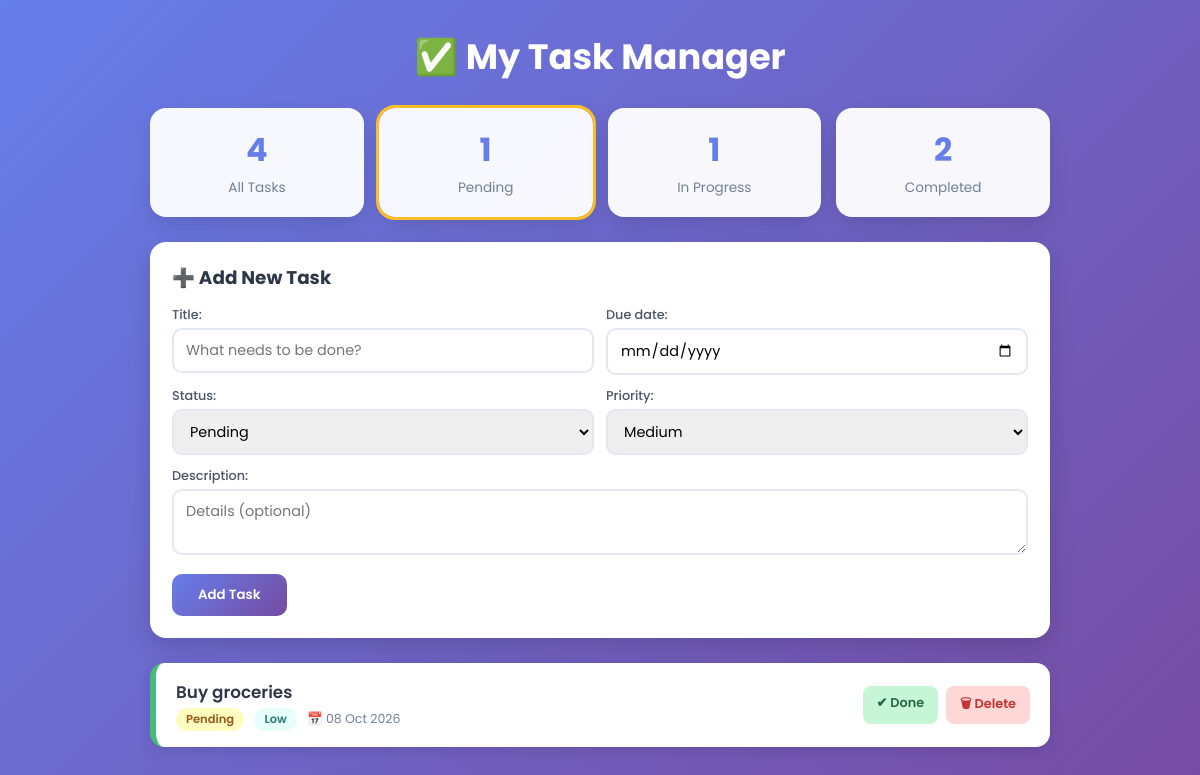
The app's page /?status=pending with its own data.
### tasks/models.py (models this page shows, shortened)
class Task(models.Model):
    STATUS_CHOICES = [
        ('pending', 'Pending'),
        ('in_progress', 'In Progress'),
        ('completed', 'Completed'),
    ]
    PRIORITY_CHOICES = [
        ('low', 'Low'),
        ('medium', 'Medium'),
        ('high', 'High'),
    ]
    title = models.CharField(max_length=200)
    description = models.TextField(blank=True)
    status = models.CharField(max_length=20, choices=STATUS_CHOICES, default='pending')
    priority = models.CharField(max_length=10, choices=PRIORITY_CHOICES, default='medium')
    due_date = models.DateField()
    class Meta:
        ordering = ['due_date']

### tasks/views.py (the view)
# urls.py: path('', views.task_list, name='task_list'),
def task_list(request):
    if request.method == 'POST':
        form = TaskForm(request.POST)
        if form.is_valid():
            form.save()
            return redirect('task_list')
    else:
        form = TaskForm()
    status = request.GET.get('status')
    tasks = Task.objects.all()
    if status:
        tasks = tasks.filter(status=status)
    context = {
        'form': form,
        'tasks': tasks,
        'today': timezone.localdate(),
        'active_filter': status,
        'total': Task.objects.count(),
        'pending': Task.objects.filter(status='pending').count(),
        'in_progress': Task.objects.filter(status='in_progress').count(),
        'completed': Task.objects.filter(status='completed').count(),
    }
    return render(request, 'task_list.html', context)

### tasks/forms.py
class TaskForm(forms.ModelForm):
    class Meta:
        model = Task
        fields = ['title', 'description', 'status', 'priority', 'due_date']
        widgets = {
            'title': forms.TextInput(attrs={'placeholder': 'What needs to be done?'}),
            'description': forms.Textarea(attrs={'rows': 2, 'placeholder': 'Details (optional)'}),
            'due_date': forms.DateInput(attrs={'type': 'date'}),
        }

### templates/task_list.html (shortened to what this page needs)
<!DOCTYPE html>
<html lang="en">
<head>
</head>
<body>
<div class="container">
  <h1>✅ My Task Manager</h1>
  <div class="stats">
    <a href="{% url 'task_list' %}" class="stat {% if not active_filter %}active{% endif %}"><b>{{ total }}</b><span>All Tasks</span></a>
    <a href="?status=pending" class="stat {% if active_filter == 'pending' %}active{% endif %}"><b>{{ pending }}</b><span>Pending</span></a>
    <a href="?status=in_progress" class="stat {% if active_filter == 'in_progress' %}active{% endif %}"><b>{{ in_progress }}</b><span>In Progress</span></a>
    <a href="?status=completed" class="stat {% if active_filter == 'completed' %}active{% endif %}"><b>{{ completed }}</b><span>Completed</span></a>
  </div>
  <div class="card">
    <h2>➕ Add New Task</h2>
    <form method="post">
      <div class="row">
        <div>{{ form.title.label_tag }}{{ form.title }}</div>
        <div>{{ form.due_date.label_tag }}{{ form.due_date }}</div>
      </div>
      <div class="row">
        <div>{{ form.status.label_tag }}{{ form.status }}</div>
        <div>{{ form.priority.label_tag }}{{ form.priority }}</div>
      </div>
      <div style="margin-bottom:12px">{{ form.description.label_tag }}{{ form.description }}</div>
      <button class="btn" type="submit">Add Task</button>
    </form>
  </div>
  {% for task in tasks %}
  <div class="task {{ task.priority }} {{ task.status }}">
    <div>
      <div class="title">{{ task.title }}</div>
      <span class="badge s-{{ task.status }}">{{ task.get_status_display }}</span>
      <span class="badge p-{{ task.priority }}">{{ task.get_priority_display }}</span>
      <span class="due {% if task.due_date < today and task.status != 'completed' %}overdue{% endif %}">
        📅 {{ task.due_date|date:"d M Y" }}{% if task.due_date < today and task.status != 'completed' %} (Overdue){% endif %}
      </span>
    </div>
    <div class="actions">
      {% if task.status != 'completed' %}
        <a class="done" href="{% url 'task_complete' task.pk %}">✔ Done</a>
      {% endif %}
      <form method="post" action="{% url 'task_delete' task.pk %}" onsubmit="return confirm('Delete this task?')">
        <button class="del" type="submit">🗑 Delete</button>
      </form>
    </div>
  </div>
  {% empty %}
    <div class="empty">No tasks here yet. Add your first one above! 🎉</div>
  {% endfor %}
</div>
</body>
</html>

### templates/task_list.html (style rules this page uses)
* { box-sizing: border-box; margin: 0; padding: 0; }
body { font-family: 'Poppins', sans-serif; background: linear-gradient(135deg, #667eea 0%, #764ba2 100%); min-height: 100vh; padding: 30px 15px; color: #2d3748; }
.container { max-width: 900px; margin: auto; }
h1 { color: #fff; text-align: center; font-size: 2.2rem; margin-bottom: 25px; }
.stats { display: grid; grid-template-columns: repeat(auto-fit, minmax(150px, 1fr)); gap: 15px; margin-bottom: 25px; }
.stat { background: rgba(255,255,255,.95); border-radius: 16px; padding: 18px; text-align: center; box-shadow: 0 8px 20px rgba(0,0,0,.12); text-decoration: none; color: inherit; transition: transform .2s; }
.stat.active { outline: 3px solid #fbbf24; }
.stat b { display: block; font-size: 2rem; color: #667eea; }
.stat span { font-size: .85rem; color: #718096; }
.card { background: #fff; border-radius: 16px; padding: 22px; margin-bottom: 25px; box-shadow: 0 8px 25px rgba(0,0,0,.15); }
.card h2 { font-size: 1.15rem; margin-bottom: 15px; }
form .row { display: grid; grid-template-columns: repeat(auto-fit, minmax(180px, 1fr)); gap: 12px; margin-bottom: 12px; }
label { display: block; font-size: .8rem; font-weight: 500; margin-bottom: 4px; color: #4a5568; }
input, select, textarea { width: 100%; padding: 10px 12px; border: 2px solid #e2e8f0; border-radius: 10px; font-family: inherit; font-size: .9rem; transition: border .2s; }
.btn { background: linear-gradient(135deg, #667eea, #764ba2); color: #fff; border: none; padding: 11px 26px; border-radius: 10px; font-weight: 600; cursor: pointer; font-family: inherit; transition: opacity .2s; }
.task { display: flex; justify-content: space-between; align-items: center; gap: 15px; background: #fff; border-radius: 14px; padding: 16px 20px; margin-bottom: 12px; border-left: 6px solid #cbd5e0; box-shadow: 0 4px 14px rgba(0,0,0,.1); flex-wrap: wrap; }
.task.low { border-left-color: #48bb78; }
.title { font-weight: 600; font-size: 1.05rem; }
.badge { display: inline-block; font-size: .72rem; padding: 3px 10px; border-radius: 20px; font-weight: 600; margin-right: 6px; }
.s-pending { background: #fefcbf; color: #975a16; }
.p-low { background: #e6fffa; color: #2c7a7b; }
.due { font-size: .78rem; color: #718096; }
.actions { display: flex; gap: 8px; }
.actions a, .actions button { border: none; border-radius: 8px; padding: 8px 14px; font-size: .8rem; font-weight: 600; cursor: pointer; text-decoration: none; font-family: inherit; }
.done { background: #c6f6d5; color: #276749; }
.del { background: #fed7d7; color: #c53030; }

### records on screen
Task: title "Buy groceries", status "Pending", priority "Low", due_date "08 Oct 2026", shows "✔ Done"

### other values on screen
{{ total }} "4"
{{ pending }} "1"
{{ in_progress }} "1"
{{ completed }} "2"
